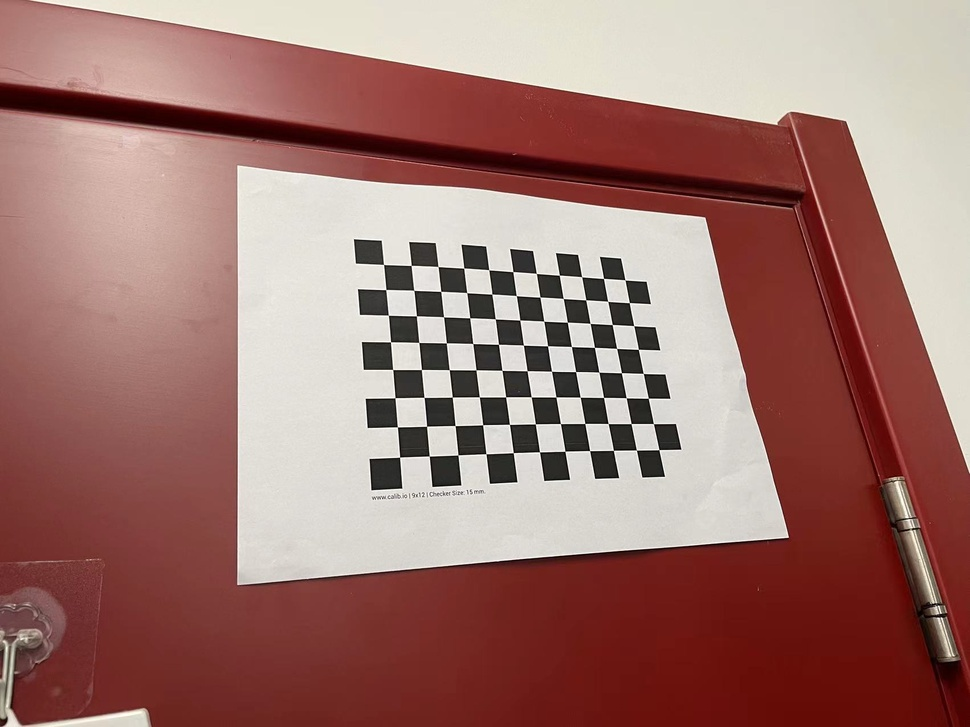
#> input picture HW16/Pic/1.jpg, 970 x 727 px, shrunk from 1702 x 1276 before the run; its folder holds only this picture in this run
$ python callibration.py
#> lines starting #> are read from the running program, lines starting #| are printed output that depends on the picture; after the words box and inside, x2 and y2 are one past the last pixel; in counts of white or black regions, pixels touching at a corner belong together; long printed decimals are rounded
import cv2
import numpy as np
import glob

CHECKERBOARD = (8,11)
criteria = (cv2.TERM_CRITERIA_EPS + cv2.TERM_CRITERIA_MAX_ITER, 30, 0.001)

objpoints = []
imgpoints = []

objp = np.zeros((1, CHECKERBOARD[0] * CHECKERBOARD[1], 3), np.float32)
objp[0,:,:2] = np.mgrid[0:CHECKERBOARD[0], 0:CHECKERBOARD[1]].T.reshape(-1, 2)
prev_img_shape = None

images = glob.glob('./Pic/*.jpg')
for fname in images:
    img = cv2.imread(fname)
#> img is the input picture: shape (727, 970, 3); mean B, G, R 112.2, 118.6, 159.4
    gray = cv2.cvtColor(img,cv2.COLOR_BGR2GRAY)
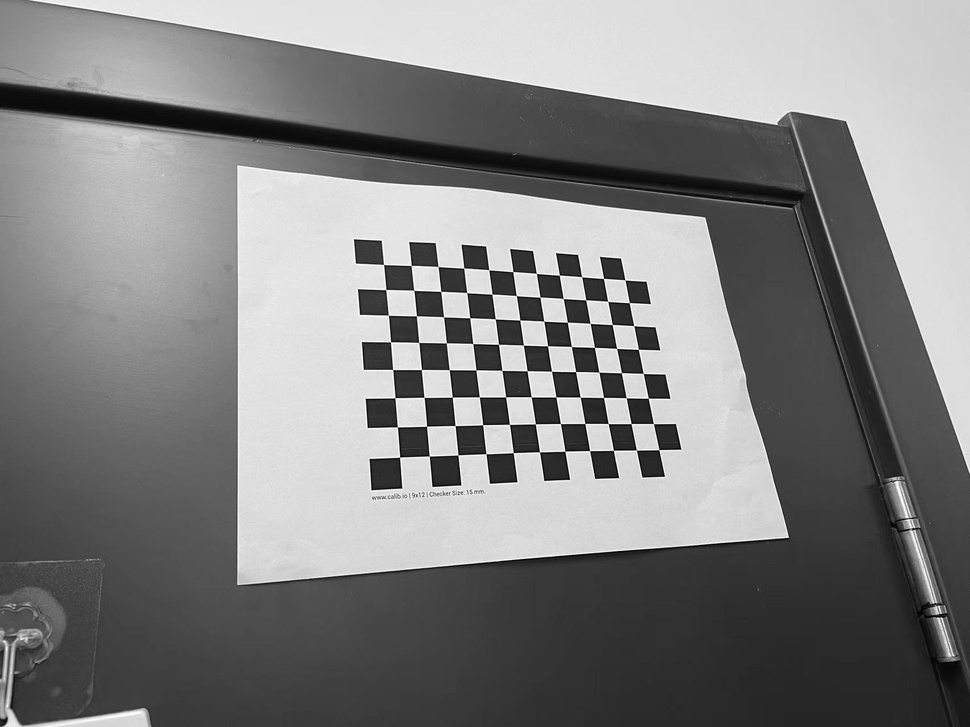
#> gray: shape (727, 970); min 0, max 255, mean 130.1
    ret, corners = cv2.findChessboardCorners(gray, CHECKERBOARD, None)
#> ret = True; corners = 88 rows, first 8: [399.6, 457.1], [397.4, 426.9], [394.9, 397.7], [392.7, 369.5], [390.5, 341.8], [388.4, 315.2], [385.7, 289.6], [383.5, 264.4]

    if ret == True:
        objpoints.append(objp)
        corners2 = cv2.cornerSubPix(gray, corners, (11,11),(-1,-1), criteria)
#> corners2 = 88 rows, first 8: [399.6, 457.1], [397.4, 426.8], [395, 397.7], [392.7, 369.5], [390.5, 341.8], [388.4, 315.2], [385.8, 289.6], [383.5, 264.5]

        imgpoints.append(corners2)

        img = cv2.drawChessboardCorners(img, CHECKERBOARD, corners2, ret)
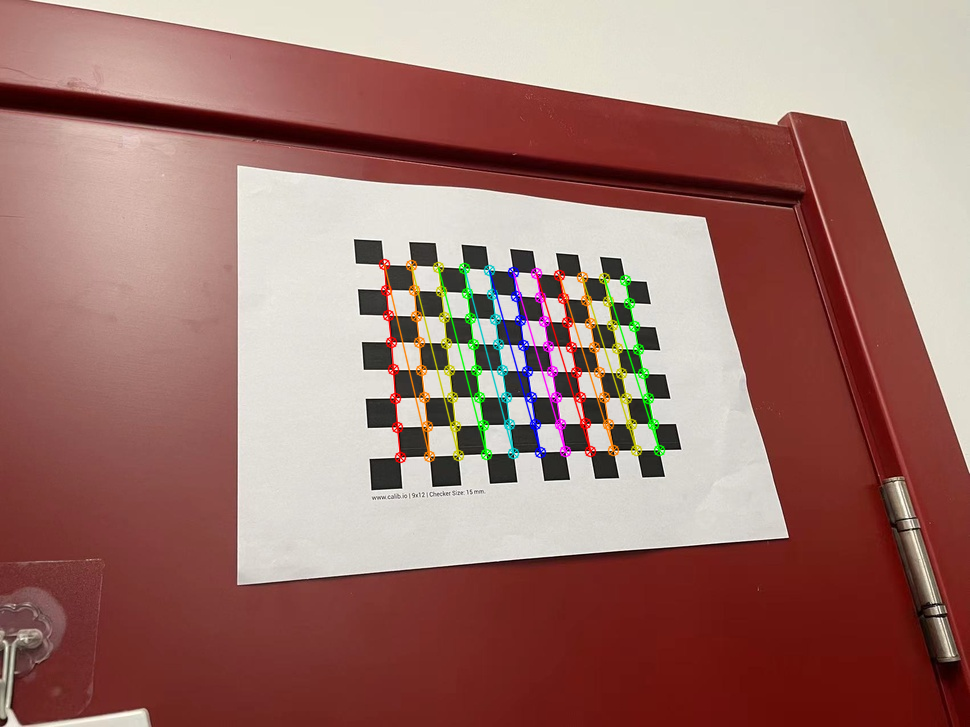
#> img: shape (727, 970, 3); 2.53% of pixels changed, all inside (x1, y1, x2, y2) = (378, 258, 666, 464)

    # cv2.imshow('img', img)
    # cv2.waitKey(0)

# cv2.destroyAllWindows()

h,w = img.shape[:2]

ret, mtx, dist, rvecs, tvecs = cv2.calibrateCamera(objpoints, imgpoints, gray.shape[::-1], None, None)
#> ret = 0.283; mtx = [[795.1, 0, 486.9], [0, 798.1, 394.6], [0, 0, 1]]; dist = [[0.774, -27.47, 0.0492, -0.0181, 313.9]]; rvecs = ([0.0658, -0.549, -1.6],); tvecs = ([-2.8, 1.99, 26.06],)

print("Camera matrix : \n")
print(mtx)
#| [[795.144   0.         486.933]
#|  [  0.         798.118 394.581]
#|  [  0.           0.           1.        ]]
print("dist : \n")
print(dist)
#| [[ 7.74457171e-01 -2.74686336e+01  4.92102427e-02 -1.81100606e-02
#|    3.13929491e+02]]
print("rvecs : \n")
print(rvecs)
#| (array([[ 0.06584],
#|        [-0.5486],
#|        [-1.598]]),)
print("tvecs : \n")
print(tvecs)
#| (array([[-2.800],
#|        [ 1.993],
#|        [26.058]]),)

$ run again, on HW16/Pic/13.jpg
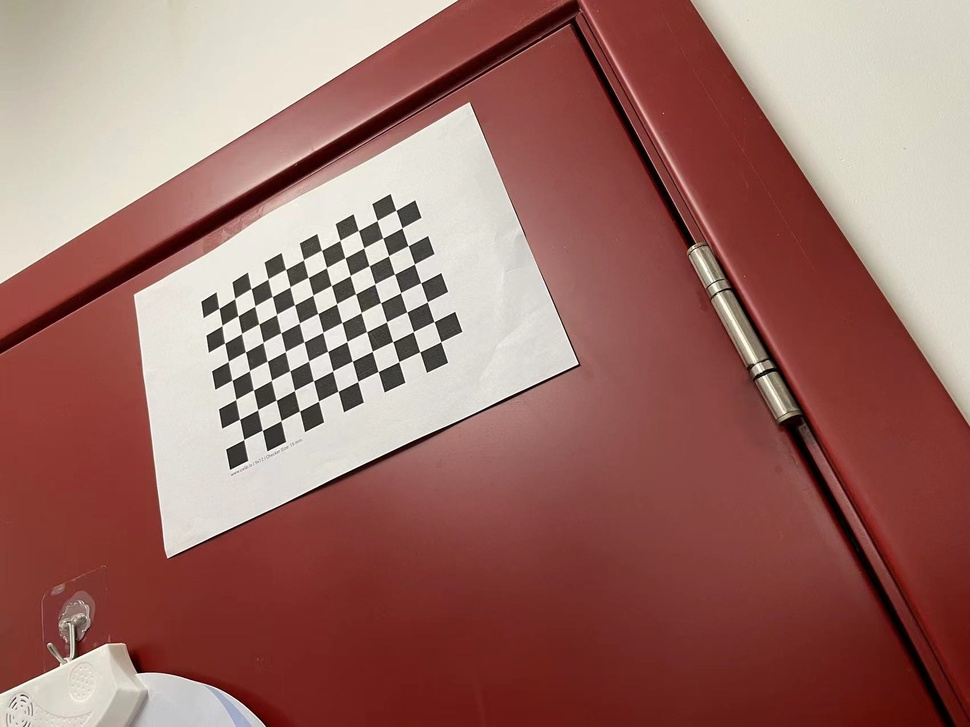
#> input picture HW16/Pic/13.jpg, 970 x 727 px, shrunk from 1702 x 1276 before the run
#> img is the input picture: shape (727, 970, 3); mean B, G, R 103.4, 110.5, 156.5
#> `gray = cv2.cvtColor(img,cv2.COLOR_BGR2GRAY)`:
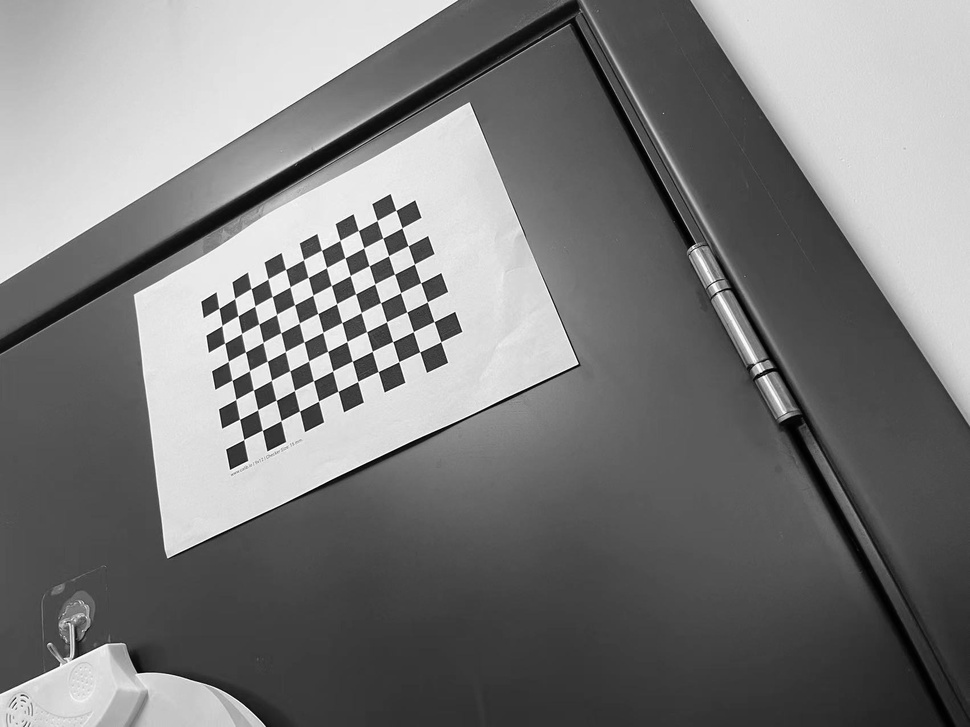
#> gray: shape (727, 970); min 0, max 255, mean 123.5
#> `ret, corners = cv2.findChessboardCorners(gray, CHECKERBOARD, None)`: ret = True; corners = 88 rows, first 8: [243.8, 439.5], [239.6, 419.2], [235.8, 399.4], [232, 380.3], [228.4, 361.3], [224.6, 343.2], [222, 325.5], [219, 308.4]
#> corners2 = 88 rows, first 8: [243.7, 439.5], [239.5, 419.3], [235.8, 399.4], [232, 380.3], [228.3, 361.3], [224.6, 343.2], [222, 325.4], [218.8, 308.3]
#> `img = cv2.drawChessboardCorners(img, CHECKERBOARD, corners2, ret)`:
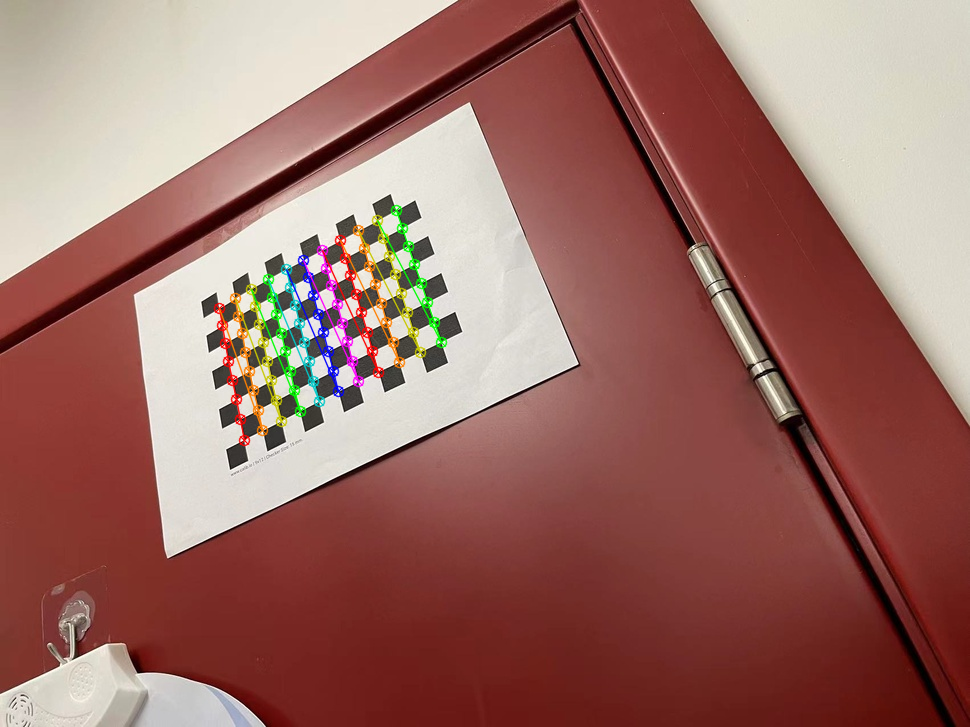
#> img: shape (727, 970, 3); 2.06% of pixels changed, all inside (x1, y1, x2, y2) = (213, 204, 448, 447)
#> `ret, mtx, dist, rvecs, tvecs = cv2.calibrateCamera(objpoints, imgpoint..`: ret = 0.235; mtx = [[993.8, 0, 547.1], [0, 885.1, 332], [0, 0, 1]]; dist = [[0.606, -2.36, 0.0774, 0.0675, -0.788]]; rvecs = ([-0.539, 0.0858, -1.93],); tvecs = ([-12.7, 4.6, 41.17],)
#| [[993.811   0.         547.078]
#|  [  0.         885.082 332.041]
#|  [  0.           0.           1.        ]]
#| [[ 0.6059 -2.364  0.07736  0.0675 -0.7881]]
#| (array([[-0.5389],
#|        [ 0.08578],
#|        [-1.933]]),)
#| (array([[-12.698 ],
#|        [  4.604],
#|        [ 41.168]]),)

$ run again, on HW16/Pic/2.jpg
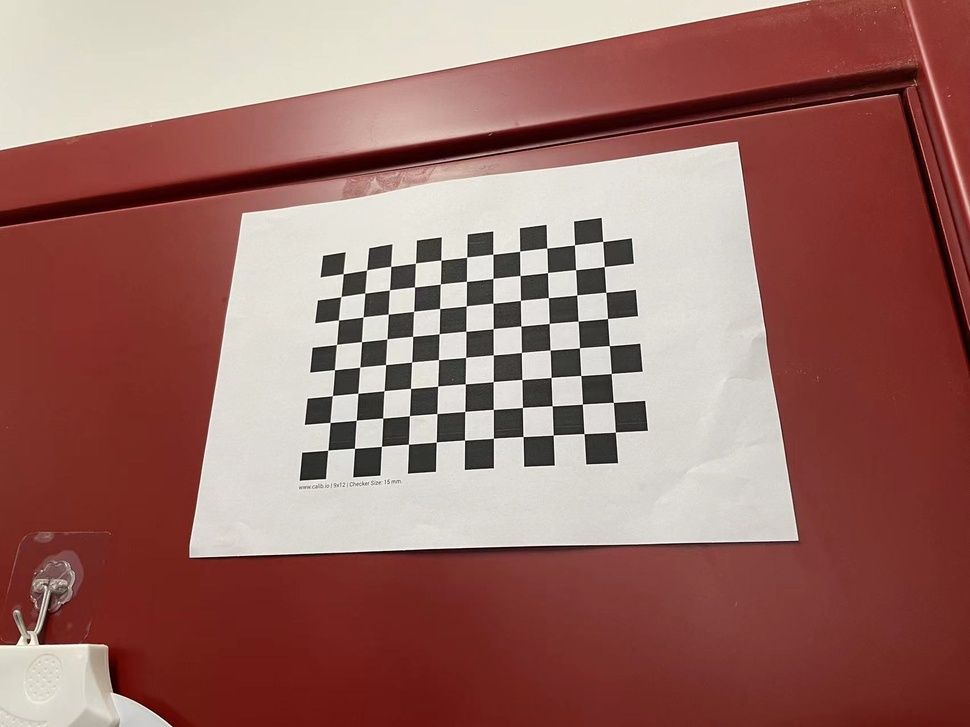
#> input picture HW16/Pic/2.jpg, 970 x 727 px, shrunk from 1702 x 1276 before the run
#> img is the input picture: shape (727, 970, 3); mean B, G, R 103.1, 109.7, 155.1
#> `gray = cv2.cvtColor(img,cv2.COLOR_BGR2GRAY)`:
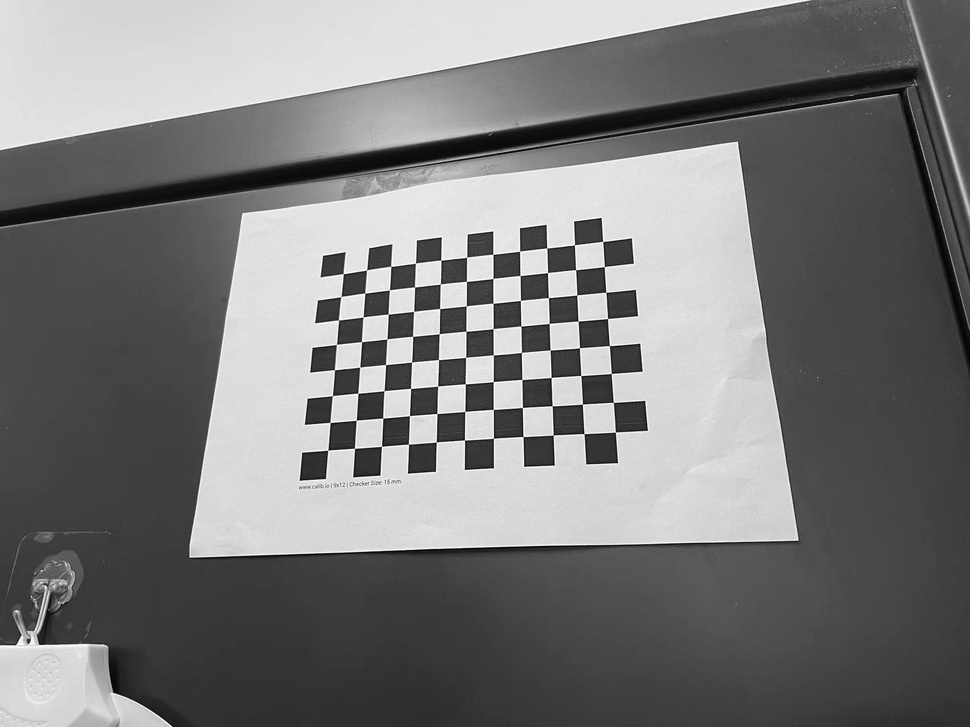
#> gray: shape (727, 970); min 0, max 255, mean 122.5
#> `ret, corners = cv2.findChessboardCorners(gray, CHECKERBOARD, None)`: ret = True; corners = 88 rows, first 8: [327.8, 450.2], [330.1, 422.5], [332.5, 395.6], [334.5, 369.7], [336.5, 344.4], [338.5, 320], [341, 296.5], [343.3, 273.7]
#> corners2 = 88 rows, first 8: [327.8, 450.2], [330, 422.4], [332.3, 395.6], [334.5, 369.7], [336.5, 344.4], [338.5, 320], [340.9, 296.6], [343.2, 273.7]
#> `img = cv2.drawChessboardCorners(img, CHECKERBOARD, corners2, ret)`:
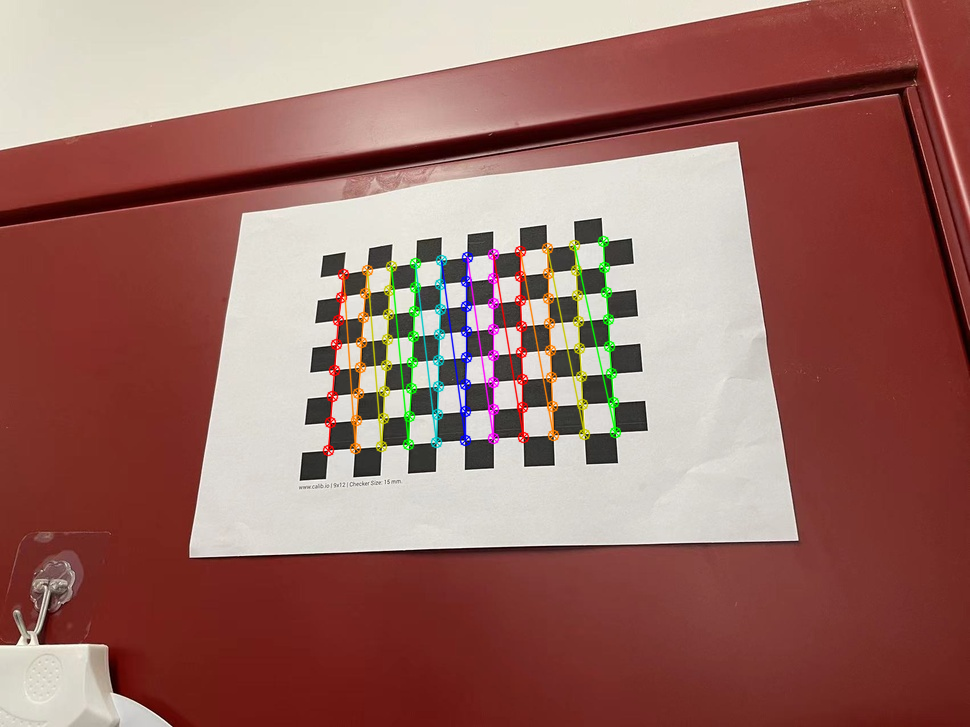
#> img: shape (727, 970, 3); 2.56% of pixels changed, all inside (x1, y1, x2, y2) = (322, 235, 622, 457)
#> `ret, mtx, dist, rvecs, tvecs = cv2.calibrateCamera(objpoints, imgpoint..`: ret = 0.197; mtx = [[595.7, 0, 534.3], [0, 584.6, 400.2], [0, 0, 1]]; dist = [[0.0122, 1.34, 0.0344, 0.0186, -7.99]]; rvecs = ([-0.316, -0.0531, -1.61],); tvecs = ([-7.27, 1.69, 20.83],)
#| [[595.729   0.         534.293]
#|  [  0.         584.632 400.239]
#|  [  0.           0.           1.        ]]
#| [[ 0.01219  1.341  0.03438  0.01858 -7.986]]
#| (array([[-0.3159 ],
#|        [-0.05309],
#|        [-1.606]]),)
#| (array([[-7.266],
#|        [ 1.687],
#|        [20.829]]),)

$ run again, on HW16/Pic/3.jpg
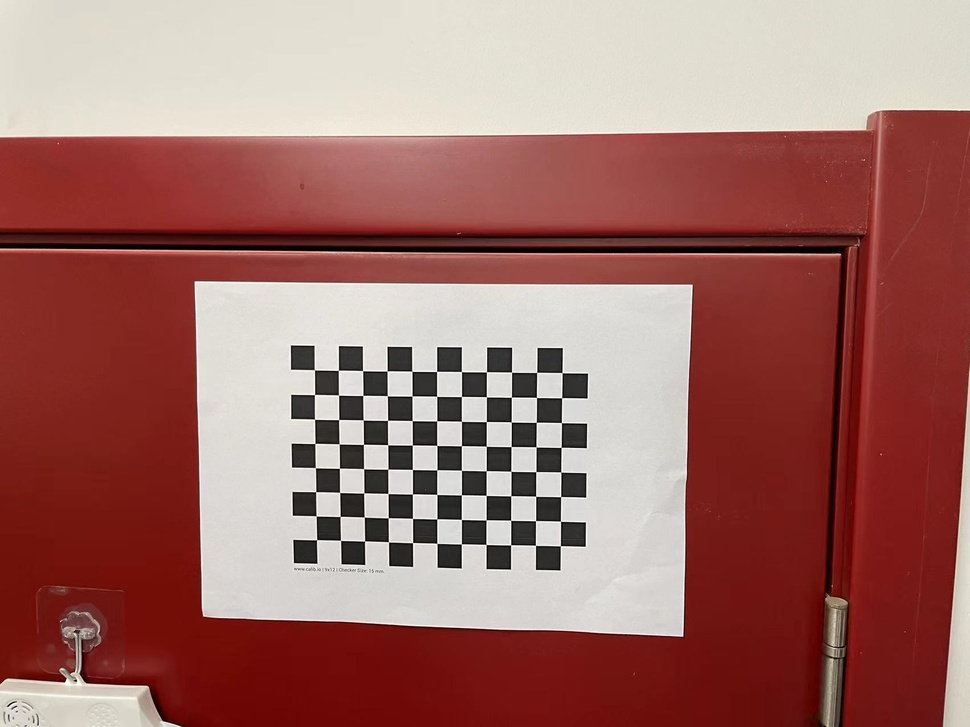
#> input picture HW16/Pic/3.jpg, 970 x 727 px, shrunk from 1702 x 1276 before the run
#> img is the input picture: shape (727, 970, 3); mean B, G, R 104.6, 110.4, 160.5
#> `gray = cv2.cvtColor(img,cv2.COLOR_BGR2GRAY)`:
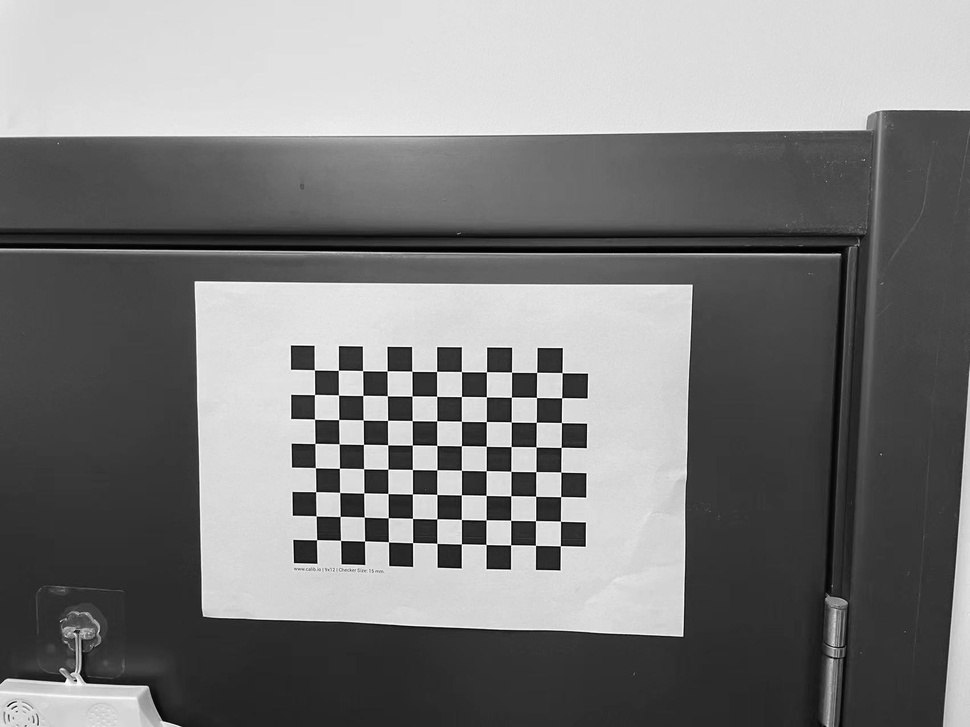
#> gray: shape (727, 970); min 0, max 255, mean 124.8
#> `ret, corners = cv2.findChessboardCorners(gray, CHECKERBOARD, None)`: ret = True; corners = 88 rows, first 8: [316.6, 539.7], [316.2, 515.9], [315.7, 491.7], [315.4, 467.7], [314.9, 443.5], [314.5, 419.2], [314.5, 394.5], [314.4, 369.9]
#> corners2 = 88 rows, first 8: [316.6, 539.7], [316.2, 515.9], [315.7, 491.6], [315.4, 467.6], [314.9, 443.4], [314.5, 419.2], [314.5, 394.5], [314.4, 369.8]
#> `img = cv2.drawChessboardCorners(img, CHECKERBOARD, corners2, ret)`:
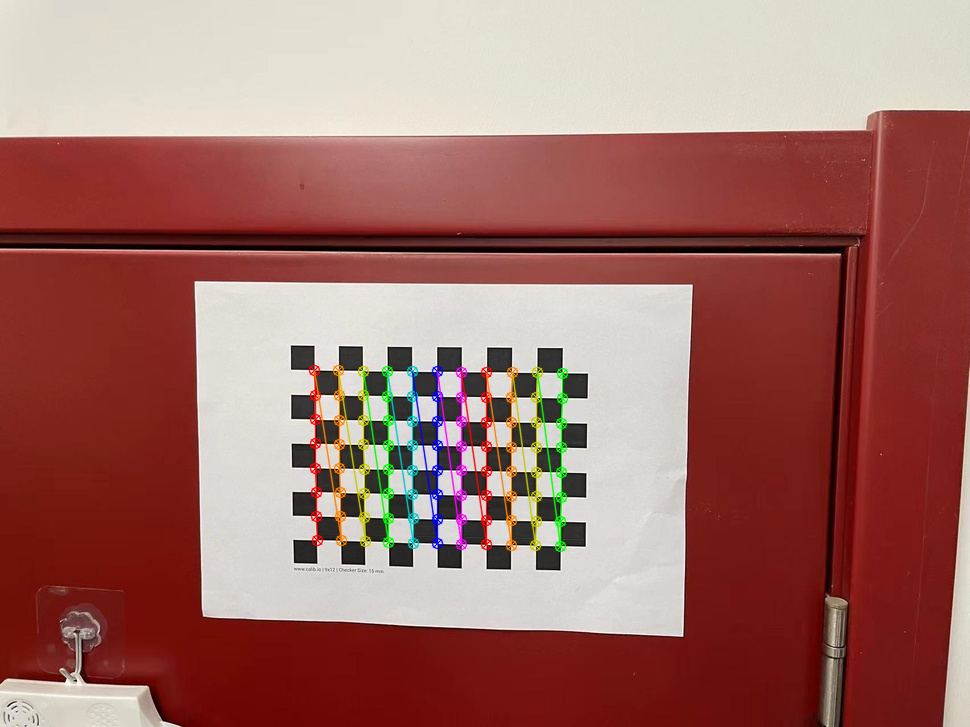
#> img: shape (727, 970, 3); 2.44% of pixels changed, all inside (x1, y1, x2, y2) = (308, 364, 569, 553)
#> `ret, mtx, dist, rvecs, tvecs = cv2.calibrateCamera(objpoints, imgpoint..`: ret = 0.147; mtx = [[687, 0, 545.6], [0, 681, 403.9], [0, 0, 1]]; dist = [[0.187, -1.67, -0.00617, 0.00976, 4.8]]; rvecs = ([0.00513, 0.0751, -1.56],); tvecs = ([-9.41, 5.63, 28.03],)
#| [[686.992   0.         545.575 ]
#|  [  0.         681.043 403.908]
#|  [  0.           0.           1.        ]]
#| [[ 0.1873 -1.673 -0.006167  0.009756  4.797]]
#| (array([[ 0.00513],
#|        [ 0.07506 ],
#|        [-1.560]]),)
#| (array([[-9.407],
#|        [ 5.632 ],
#|        [28.033]]),)
